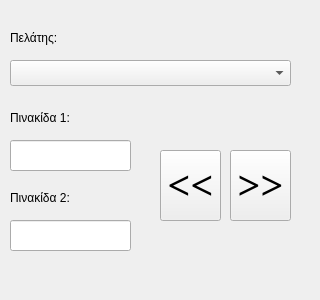
<?xml version="1.0" encoding="UTF-8"?>
<ui version="4.0">
 <class>fortosi_new_1Class</class>
 <widget class="QWidget" name="fortosi_new_1Class">
  <property name="geometry">
   <rect>
    <x>0</x>
    <y>0</y>
    <width>320</width>
    <height>300</height>
   </rect>
  </property>
  <property name="windowTitle">
   <string>Νέα Φόρτωση</string>
  </property>
  <widget class="QComboBox" name="comboBox">
   <property name="geometry">
    <rect>
     <x>10</x>
     <y>60</y>
     <width>281</width>
     <height>26</height>
    </rect>
   </property>
  </widget>
  <widget class="QLabel" name="label">
   <property name="geometry">
    <rect>
     <x>10</x>
     <y>30</y>
     <width>61</width>
     <height>16</height>
    </rect>
   </property>
   <property name="text">
    <string>Πελάτης:</string>
   </property>
  </widget>
  <widget class="QLineEdit" name="lineEdit">
   <property name="geometry">
    <rect>
     <x>10</x>
     <y>140</y>
     <width>121</width>
     <height>31</height>
    </rect>
   </property>
  </widget>
  <widget class="QLabel" name="label_2">
   <property name="geometry">
    <rect>
     <x>10</x>
     <y>110</y>
     <width>71</width>
     <height>16</height>
    </rect>
   </property>
   <property name="text">
    <string>Πινακίδα 1:</string>
   </property>
  </widget>
  <widget class="QLabel" name="label_3">
   <property name="geometry">
    <rect>
     <x>10</x>
     <y>190</y>
     <width>71</width>
     <height>16</height>
    </rect>
   </property>
   <property name="text">
    <string>Πινακίδα 2:</string>
   </property>
  </widget>
  <widget class="QLineEdit" name="lineEdit_2">
   <property name="geometry">
    <rect>
     <x>10</x>
     <y>220</y>
     <width>121</width>
     <height>31</height>
    </rect>
   </property>
  </widget>
  <widget class="QPushButton" name="pushFront">
   <property name="geometry">
    <rect>
     <x>230</x>
     <y>150</y>
     <width>61</width>
     <height>71</height>
    </rect>
   </property>
   <property name="font">
    <font>
     <family>Times New Roman</family>
     <pointsize>30</pointsize>
     <weight>75</weight>
     <bold>true</bold>
    </font>
   </property>
   <property name="text">
    <string>&gt;&gt;</string>
   </property>
  </widget>
  <widget class="QPushButton" name="pushBack">
   <property name="geometry">
    <rect>
     <x>160</x>
     <y>150</y>
     <width>61</width>
     <height>71</height>
    </rect>
   </property>
   <property name="font">
    <font>
     <family>Times New Roman</family>
     <pointsize>30</pointsize>
     <weight>75</weight>
     <bold>true</bold>
    </font>
   </property>
   <property name="text">
    <string>&lt;&lt;</string>
   </property>
  </widget>
 </widget>
 <layoutdefault spacing="6" margin="11"/>
 <resources/>
 <connections/>
</ui>
